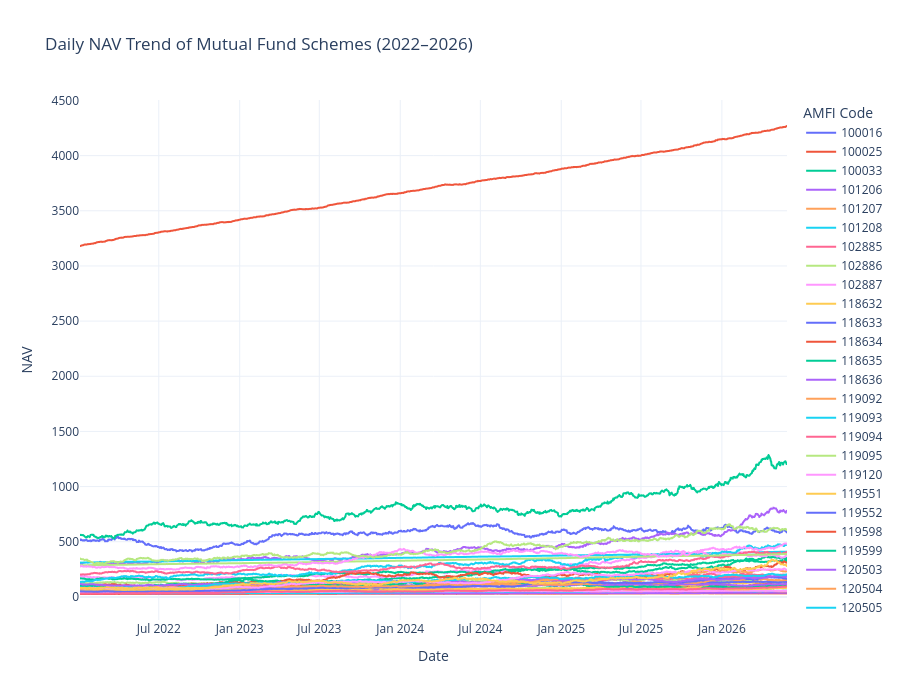

Notebook cell for this chart:
### Code cell
fig = px.line(
    nav_history,
    x="date",
    y="nav",
    color="amfi_code",
    title="Daily NAV Trend of Mutual Fund Schemes (2022–2026)",
    labels={
        "date": "Date",
        "nav": "NAV",
        "amfi_code": "AMFI Code"
    }
)

fig.update_layout(
    height=700,
    template="plotly_white"
)

fig.show()

### Figure 1 — Plotly figure (JSON) as saved in the notebook; plotly's stock layout.template omitted (floating-point values rounded to 4 significant figures; data arrays with more than 128 entries replaced by an {"elided": "..."} marker saying what was removed)
{"data": [{"hovertemplate": "AMFI Code=100016<br>Date=%{x}<br>NAV=%{y}<extra></extra>", "legendgroup": "100016", "line": {"color": "#636efa", "dash": "solid"}, "marker": {"symbol": "circle"}, "mode": "lines", "name": "100016", "showlegend": true, "type": "scattergl", "x": {"elided": "1150 str values"}, "xaxis": "x", "y": {"elided": "1150 float values"}, "yaxis": "y"}, {"hovertemplate": "AMFI Code=100025<br>Date=%{x}<br>NAV=%{y}<extra></extra>", "legendgroup": "100025", "line": {"color": "#EF553B", "dash": "solid"}, "marker": {"symbol": "circle"}, "mode": "lines", "name": "100025", "showlegend": true, "type": "scattergl", "x": {"elided": "1150 str values"}, "xaxis": "x", "y": {"elided": "1150 float values"}, "yaxis": "y"}, {"hovertemplate": "AMFI Code=100033<br>Date=%{x}<br>NAV=%{y}<extra></extra>", "legendgroup": "100033", "line": {"color": "#00cc96", "dash": "solid"}, "marker": {"symbol": "circle"}, "mode": "lines", "name": "100033", "showlegend": true, "type": "scattergl", "x": {"elided": "1150 str values"}, "xaxis": "x", "y": {"elided": "1150 float values"}, "yaxis": "y"}, {"hovertemplate": "AMFI Code=101206<br>Date=%{x}<br>NAV=%{y}<extra></extra>", "legendgroup": "101206", "line": {"color": "#ab63fa", "dash": "solid"}, "marker": {"symbol": "circle"}, "mode": "lines", "name": "101206", "showlegend": true, "type": "scattergl", "x": {"elided": "1150 str values"}, "xaxis": "x", "y": {"elided": "1150 float values"}, "yaxis": "y"}, {"hovertemplate": "AMFI Code=101207<br>Date=%{x}<br>NAV=%{y}<extra></extra>", "legendgroup": "101207", "line": {"color": "#FFA15A", "dash": "solid"}, "marker": {"symbol": "circle"}, "mode": "lines", "name": "101207", "showlegend": true, "type": "scattergl", "x": {"elided": "1150 str values"}, "xaxis": "x", "y": {"elided": "1150 float values"}, "yaxis": "y"}, {"hovertemplate": "AMFI Code=101208<br>Date=%{x}<br>NAV=%{y}<extra></extra>", "legendgroup": "101208", "line": {"color": "#19d3f3", "dash": "solid"}, "marker": {"symbol": "circle"}, "mode": "lines", "name": "101208", "showlegend": true, "type": "scattergl", "x": {"elided": "1150 str values"}, "xaxis": "x", "y": {"elided": "1150 float values"}, "yaxis": "y"}, {"hovertemplate": "AMFI Code=102885<br>Date=%{x}<br>NAV=%{y}<extra></extra>", "legendgroup": "102885", "line": {"color": "#FF6692", "dash": "solid"}, "marker": {"symbol": "circle"}, "mode": "lines", "name": "102885", "showlegend": true, "type": "scattergl", "x": {"elided": "1150 str values"}, "xaxis": "x", "y": {"elided": "1150 float values"}, "yaxis": "y"}, {"hovertemplate": "AMFI Code=102886<br>Date=%{x}<br>NAV=%{y}<extra></extra>", "legendgroup": "102886", "line": {"color": "#B6E880", "dash": "solid"}, "marker": {"symbol": "circle"}, "mode": "lines", "name": "102886", "showlegend": true, "type": "scattergl", "x": {"elided": "1150 str values"}, "xaxis": "x", "y": {"elided": "1150 float values"}, "yaxis": "y"}, {"hovertemplate": "AMFI Code=102887<br>Date=%{x}<br>NAV=%{y}<extra></extra>", "legendgroup": "102887", "line": {"color": "#FF97FF", "dash": "solid"}, "marker": {"symbol": "circle"}, "mode": "lines", "name": "102887", "showlegend": true, "type": "scattergl", "x": {"elided": "1150 str values"}, "xaxis": "x", "y": {"elided": "1150 float values"}, "yaxis": "y"}, {"hovertemplate": "AMFI Code=118632<br>Date=%{x}<br>NAV=%{y}<extra></extra>", "legendgroup": "118632", "line": {"color": "#FECB52", "dash": "solid"}, "marker": {"symbol": "circle"}, "mode": "lines", "name": "118632", "showlegend": true, "type": "scattergl", "x": {"elided": "1150 str values"}, "xaxis": "x", "y": {"elided": "1150 float values"}, "yaxis": "y"}, {"hovertemplate": "AMFI Code=118633<br>Date=%{x}<br>NAV=%{y}<extra></extra>", "legendgroup": "118633", "line": {"color": "#636efa", "dash": "solid"}, "marker": {"symbol": "circle"}, "mode": "lines", "name": "118633", "showlegend": true, "type": "scattergl", "x": {"elided": "1150 str values"}, "xaxis": "x", "y": {"elided": "1150 float values"}, "yaxis": "y"}, {"hovertemplate": "AMFI Code=118634<br>Date=%{x}<br>NAV=%{y}<extra></extra>", "legendgroup": "118634", "line": {"color": "#EF553B", "dash": "solid"}, "marker": {"symbol": "circle"}, "mode": "lines", "name": "118634", "showlegend": true, "type": "scattergl", "x": {"elided": "1150 str values"}, "xaxis": "x", "y": {"elided": "1150 float values"}, "yaxis": "y"}, {"hovertemplate": "AMFI Code=118635<br>Date=%{x}<br>NAV=%{y}<extra></extra>", "legendgroup": "118635", "line": {"color": "#00cc96", "dash": "solid"}, "marker": {"symbol": "circle"}, "mode": "lines", "name": "118635", "showlegend": true, "type": "scattergl", "x": {"elided": "1150 str values"}, "xaxis": "x", "y": {"elided": "1150 float values"}, "yaxis": "y"}, {"hovertemplate": "AMFI Code=118636<br>Date=%{x}<br>NAV=%{y}<extra></extra>", "legendgroup": "118636", "line": {"color": "#ab63fa", "dash": "solid"}, "marker": {"symbol": "circle"}, "mode": "lines", "name": "118636", "showlegend": true, "type": "scattergl", "x": {"elided": "1150 str values"}, "xaxis": "x", "y": {"elided": "1150 float values"}, "yaxis": "y"}, {"hovertemplate": "AMFI Code=119092<br>Date=%{x}<br>NAV=%{y}<extra></extra>", "legendgroup": "119092", "line": {"color": "#FFA15A", "dash": "solid"}, "marker": {"symbol": "circle"}, "mode": "lines", "name": "119092", "showlegend": true, "type": "scattergl", "x": {"elided": "1150 str values"}, "xaxis": "x", "y": {"elided": "1150 float values"}, "yaxis": "y"}, {"hovertemplate": "AMFI Code=119093<br>Date=%{x}<br>NAV=%{y}<extra></extra>", "legendgroup": "119093", "line": {"color": "#19d3f3", "dash": "solid"}, "marker": {"symbol": "circle"}, "mode": "lines", "name": "119093", "showlegend": true, "type": "scattergl", "x": {"elided": "1150 str values"}, "xaxis": "x", "y": {"elided": "1150 float values"}, "yaxis": "y"}, {"hovertemplate": "AMFI Code=119094<br>Date=%{x}<br>NAV=%{y}<extra></extra>", "legendgroup": "119094", "line": {"color": "#FF6692", "dash": "solid"}, "marker": {"symbol": "circle"}, "mode": "lines", "name": "119094", "showlegend": true, "type": "scattergl", "x": {"elided": "1150 str values"}, "xaxis": "x", "y": {"elided": "1150 float values"}, "yaxis": "y"}, {"hovertemplate": "AMFI Code=119095<br>Date=%{x}<br>NAV=%{y}<extra></extra>", "legendgroup": "119095", "line": {"color": "#B6E880", "dash": "solid"}, "marker": {"symbol": "circle"}, "mode": "lines", "name": "119095", "showlegend": true, "type": "scattergl", "x": {"elided": "1150 str values"}, "xaxis": "x", "y": {"elided": "1150 float values"}, "yaxis": "y"}, {"hovertemplate": "AMFI Code=119120<br>Date=%{x}<br>NAV=%{y}<extra></extra>", "legendgroup": "119120", "line": {"color": "#FF97FF", "dash": "solid"}, "marker": {"symbol": "circle"}, "mode": "lines", "name": "119120", "showlegend": true, "type": "scattergl", "x": {"elided": "1150 str values"}, "xaxis": "x", "y": {"elided": "1150 float values"}, "yaxis": "y"}, {"hovertemplate": "AMFI Code=119551<br>Date=%{x}<br>NAV=%{y}<extra></extra>", "legendgroup": "119551", "line": {"color": "#FECB52", "dash": "solid"}, "marker": {"symbol": "circle"}, "mode": "lines", "name": "119551", "showlegend": true, "type": "scattergl", "x": {"elided": "1150 str values"}, "xaxis": "x", "y": {"elided": "1150 float values"}, "yaxis": "y"}, {"hovertemplate": "AMFI Code=119552<br>Date=%{x}<br>NAV=%{y}<extra></extra>", "legendgroup": "119552", "line": {"color": "#636efa", "dash": "solid"}, "marker": {"symbol": "circle"}, "mode": "lines", "name": "119552", "showlegend": true, "type": "scattergl", "x": {"elided": "1150 str values"}, "xaxis": "x", "y": {"elided": "1150 float values"}, "yaxis": "y"}, {"hovertemplate": "AMFI Code=119598<br>Date=%{x}<br>NAV=%{y}<extra></extra>", "legendgroup": "119598", "line": {"color": "#EF553B", "dash": "solid"}, "marker": {"symbol": "circle"}, "mode": "lines", "name": "119598", "showlegend": true, "type": "scattergl", "x": {"elided": "1150 str values"}, "xaxis": "x", "y": {"elided": "1150 float values"}, "yaxis": "y"}, {"hovertemplate": "AMFI Code=119599<br>Date=%{x}<br>NAV=%{y}<extra></extra>", "legendgroup": "119599", "line": {"color": "#00cc96", "dash": "solid"}, "marker": {"symbol": "circle"}, "mode": "lines", "name": "119599", "showlegend": true, "type": "scattergl", "x": {"elided": "1150 str values"}, "xaxis": "x", "y": {"elided": "1150 float values"}, "yaxis": "y"}, {"hovertemplate": "AMFI Code=120503<br>Date=%{x}<br>NAV=%{y}<extra></extra>", "legendgroup": "120503", "line": {"color": "#ab63fa", "dash": "solid"}, "marker": {"symbol": "circle"}, "mode": "lines", "name": "120503", "showlegend": true, "type": "scattergl", "x": {"elided": "1150 str values"}, "xaxis": "x", "y": {"elided": "1150 float values"}, "yaxis": "y"}, {"hovertemplate": "AMFI Code=120504<br>Date=%{x}<br>NAV=%{y}<extra></extra>", "legendgroup": "120504", "line": {"color": "#FFA15A", "dash": "solid"}, "marker": {"symbol": "circle"}, "mode": "lines", "name": "120504", "showlegend": true, "type": "scattergl", "x": {"elided": "1150 str values"}, "xaxis": "x", "y": {"elided": "1150 float values"}, "yaxis": "y"}, {"hovertemplate": "AMFI Code=120505<br>Date=%{x}<br>NAV=%{y}<extra></extra>", "legendgroup": "120505", "line": {"color": "#19d3f3", "dash": "solid"}, "marker": {"symbol": "circle"}, "mode": "lines", "name": "120505", "showlegend": true, "type": "scattergl", "x": {"elided": "1150 str values"}, "xaxis": "x", "y": {"elided": "1150 float values"}, "yaxis": "y"}, {"hovertemplate": "AMFI Code=120506<br>Date=%{x}<br>NAV=%{y}<extra></extra>", "legendgroup": "120506", "line": {"color": "#FF6692", "dash": "solid"}, "marker": {"symbol": "circle"}, "mode": "lines", "name": "120506", "showlegend": true, "type": "scattergl", "x": {"elided": "1150 str values"}, "xaxis": "x", "y": {"elided": "1150 float values"}, "yaxis": "y"}, {"hovertemplate": "AMFI Code=120507<br>Date=%{x}<br>NAV=%{y}<extra></extra>", "legendgroup": "120507", "line": {"color": "#B6E880", "dash": "solid"}, "marker": {"symbol": "circle"}, "mode": "lines", "name": "120507", "showlegend": true, "type": "scattergl", "x": {"elided": "1150 str values"}, "xaxis": "x", "y": {"elided": "1150 float values"}, "yaxis": "y"}, {"hovertemplate": "AMFI Code=120841<br>Date=%{x}<br>NAV=%{y}<extra></extra>", "legendgroup": "120841", "line": {"color": "#FF97FF", "dash": "solid"}, "marker": {"symbol": "circle"}, "mode": "lines", "name": "120841", "showlegend": true, "type": "scattergl", "x": {"elided": "1150 str values"}, "xaxis": "x", "y": {"elided": "1150 float values"}, "yaxis": "y"}, {"hovertemplate": "AMFI Code=120842<br>Date=%{x}<br>NAV=%{y}<extra></extra>", "legendgroup": "120842", "line": {"color": "#FECB52", "dash": "solid"}, "marker": {"symbol": "circle"}, "mode": "lines", "name": "120842", "showlegend": true, "type": "scattergl", "x": {"elided": "1150 str values"}, "xaxis": "x", "y": {"elided": "1150 float values"}, "yaxis": "y"}, {"hovertemplate": "AMFI Code=120843<br>Date=%{x}<br>NAV=%{y}<extra></extra>", "legendgroup": "120843", "line": {"color": "#636efa", "dash": "solid"}, "marker": {"symbol": "circle"}, "mode": "lines", "name": "120843", "showlegend": true, "type": "scattergl", "x": {"elided": "1150 str values"}, "xaxis": "x", "y": {"elided": "1150 float values"}, "yaxis": "y"}, {"hovertemplate": "AMFI Code=120844<br>Date=%{x}<br>NAV=%{y}<extra></extra>", "legendgroup": "120844", "line": {"color": "#EF553B", "dash": "solid"}, "marker": {"symbol": "circle"}, "mode": "lines", "name": "120844", "showlegend": true, "type": "scattergl", "x": {"elided": "1150 str values"}, "xaxis": "x", "y": {"elided": "1150 float values"}, "yaxis": "y"}, {"hovertemplate": "AMFI Code=125497<br>Date=%{x}<br>NAV=%{y}<extra></extra>", "legendgroup": "125497", "line": {"color": "#00cc96", "dash": "solid"}, "marker": {"symbol": "circle"}, "mode": "lines", "name": "125497", "showlegend": true, "type": "scattergl", "x": {"elided": "1150 str values"}, "xaxis": "x", "y": {"elided": "1150 float values"}, "yaxis": "y"}, {"hovertemplate": "AMFI Code=125498<br>Date=%{x}<br>NAV=%{y}<extra></extra>", "legendgroup": "125498", "line": {"color": "#ab63fa", "dash": "solid"}, "marker": {"symbol": "circle"}, "mode": "lines", "name": "125498", "showlegend": true, "type": "scattergl", "x": {"elided": "1150 str values"}, "xaxis": "x", "y": {"elided": "1150 float values"}, "yaxis": "y"}, {"hovertemplate": "AMFI Code=148567<br>Date=%{x}<br>NAV=%{y}<extra></extra>", "legendgroup": "148567", "line": {"color": "#FFA15A", "dash": "solid"}, "marker": {"symbol": "circle"}, "mode": "lines", "name": "148567", "showlegend": true, "type": "scattergl", "x": {"elided": "1150 str values"}, "xaxis": "x", "y": {"elided": "1150 float values"}, "yaxis": "y"}, {"hovertemplate": "AMFI Code=148568<br>Date=%{x}<br>NAV=%{y}<extra></extra>", "legendgroup": "148568", "line": {"color": "#19d3f3", "dash": "solid"}, "marker": {"symbol": "circle"}, "mode": "lines", "name": "148568", "showlegend": true, "type": "scattergl", "x": {"elided": "1150 str values"}, "xaxis": "x", "y": {"elided": "1150 float values"}, "yaxis": "y"}, {"hovertemplate": "AMFI Code=148569<br>Date=%{x}<br>NAV=%{y}<extra></extra>", "legendgroup": "148569", "line": {"color": "#FF6692", "dash": "solid"}, "marker": {"symbol": "circle"}, "mode": "lines", "name": "148569", "showlegend": true, "type": "scattergl", "x": {"elided": "1150 str values"}, "xaxis": "x", "y": {"elided": "1150 float values"}, "yaxis": "y"}, {"hovertemplate": "AMFI Code=149322<br>Date=%{x}<br>NAV=%{y}<extra></extra>", "legendgroup": "149322", "line": {"color": "#B6E880", "dash": "solid"}, "marker": {"symbol": "circle"}, "mode": "lines", "name": "149322", "showlegend": true, "type": "scattergl", "x": {"elided": "1150 str values"}, "xaxis": "x", "y": {"elided": "1150 float values"}, "yaxis": "y"}, {"hovertemplate": "AMFI Code=149323<br>Date=%{x}<br>NAV=%{y}<extra></extra>", "legendgroup": "149323", "line": {"color": "#FF97FF", "dash": "solid"}, "marker": {"symbol": "circle"}, "mode": "lines", "name": "149323", "showlegend": true, "type": "scattergl", "x": {"elided": "1150 str values"}, "xaxis": "x", "y": {"elided": "1150 float values"}, "yaxis": "y"}, {"hovertemplate": "AMFI Code=149324<br>Date=%{x}<br>NAV=%{y}<extra></extra>", "legendgroup": "149324", "line": {"color": "#FECB52", "dash": "solid"}, "marker": {"symbol": "circle"}, "mode": "lines", "name": "149324", "showlegend": true, "type": "scattergl", "x": {"elided": "1150 str values"}, "xaxis": "x", "y": {"elided": "1150 float values"}, "yaxis": "y"}], "layout": {"height": 700, "legend": {"title": {"text": "AMFI Code"}, "tracegroupgap": 0}, "title": {"text": "Daily NAV Trend of Mutual Fund Schemes (2022–2026)"}, "xaxis": {"anchor": "y", "domain": [0, 1], "title": {"text": "Date"}}, "yaxis": {"anchor": "x", "domain": [0, 1], "title": {"text": "NAV"}}}}
